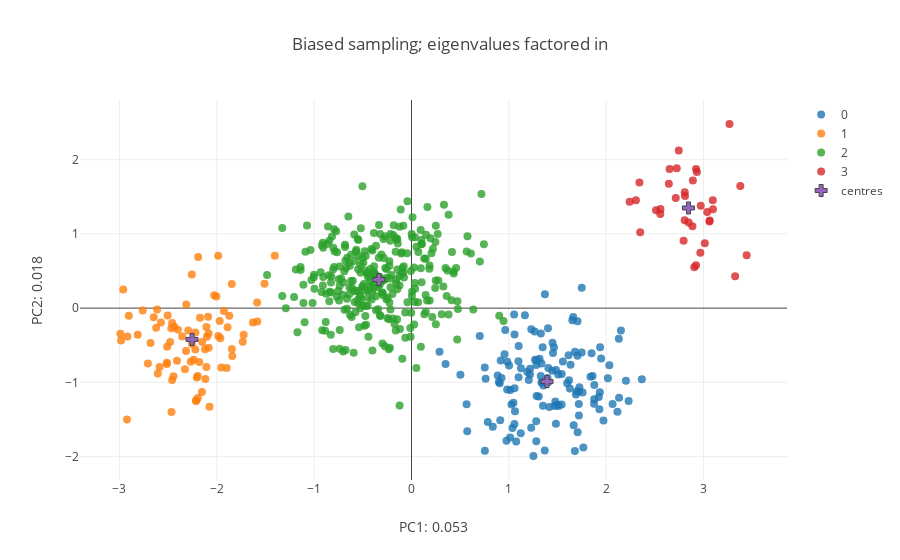

Notebook cell for this chart:
### Markdown cell above
Estimating population centroids in feature space and plot the PCA on biased-haplotype data set

### Code cell
## Calculate centroids
bias_centroids= [np.mean(bias_features[[y for y in range(bias_features.shape[0]) if labels_bias[y] == z],:],axis= 0) for z in range(N_pops)]
bias_centroids= np.array(bias_centroids)

## plot
fig_data= [go.Scatter(
        x = bias_features[[x for x in range(sum(Sizes_bias)) if labels_bias[x] == i],0],
        y = bias_features[[x for x in range(sum(Sizes_bias)) if labels_bias[x] == i],1],       
        type='scatter',
        mode= "markers",
        marker= {
        'line': {'width': 0},
        'size': 8,
        'symbol': 'circle',
      "opacity": .8
      },
      name= str(i)
    ) for i in range(N_pops)]


fig_data.append(
    go.Scatter(
        x= bias_centroids[:,0],
        y= bias_centroids[:,1],
        type= 'scatter',
        mode= 'markers',
        name= 'centres',
        marker= {
        'line': {'width': 1},
        'size': 10,
        'symbol': 'cross'
        }
    )
)

layout = go.Layout(
    title= 'Biased sampling; eigenvalues factored in',
    yaxis=dict(
        title='PC2: {}'.format(round(var_comps[1],3))),
    xaxis=dict(
    title= 'PC1: {}'.format(round(var_comps[0],3))),
)


fig = go.Figure(data=fig_data, layout=layout)
iplot(fig)

### Figure 1 — Plotly figure (JSON) as saved in the notebook; plotly's stock layout.template omitted (floating-point values rounded to 4 significant figures; data arrays with more than 128 entries replaced by an {"elided": "..."} marker saying what was removed)
{"data": [{"marker": {"line": {"width": 0}, "opacity": 0.8, "size": 8, "symbol": "circle"}, "mode": "markers", "name": "0", "type": "scatter", "x": {"elided": "130 float values"}, "y": {"elided": "130 float values"}}, {"marker": {"line": {"width": 0}, "opacity": 0.8, "size": 8, "symbol": "circle"}, "mode": "markers", "name": "1", "type": "scatter", "x": [-2.237, -2.923, -2.399, -2.409, -2.268, -2.18, -2.195, -1.889, -2.213, -2.106, -1.586, -2.205, -2.436, -1.846, -2.984, -2.22, -2.68, -2.48, -2.465, -1.724, -2.084, -1.845, -2.192, -2.256, -1.733, -1.51, -2.121, -1.954, -2.588, -2.574, -2.904, -2.09, -1.584, -2.356, -2.613, -2.459, -1.841, -2.085, -2.294, -2.027, -2.075, -1.964, -2.962, -2.106, -2.991, -1.927, -2.648, -2.102, -2.467, -1.629, -2.761, -1.899, -2.445, -2.606, -1.984, -2.514, -2.173, -1.97, -2.153, -2.15, -2.118, -2.314, -2.22, -2.213, -2.623, -2.004, -2.708, -2.196, -2.812, -1.872, -2.505, -2.511, -2.513, -2.459, -2.316, -1.986, -2.327, -1.404, -2.257, -2.918], "y": [-0.6959, -1.5, -0.2913, -0.7074, -0.7226, -0.7244, -1.21, -0.2559, -1.243, -0.7919, 0.07607, -0.9333, -0.2522, 0.3264, -0.4347, -0.5582, -0.4682, -0.4579, -1.4, -0.3602, -0.534, -0.5497, 0.6899, -0.4835, -0.4539, 0.3293, -0.5539, -0.7984, -0.7918, -0.193, -0.1023, -0.1172, -0.1795, -0.3816, -0.01922, -0.1998, -0.6449, -0.3432, -0.3013, 0.1738, -1.327, -0.4041, 0.2493, -0.253, -0.3439, -0.03903, -0.1231, -0.3848, -0.2712, -0.194, -0.03206, -0.8073, -0.9192, -0.8818, -0.3765, -0.751, -0.1293, -0.1736, -1.128, -0.4574, -0.9561, 0.04808, -0.3281, -1.25, -0.2645, 0.1562, -0.7453, -0.9129, -0.3601, -0.1012, -0.09825, -0.5188, -0.7351, -0.9694, -0.5762, 0.7051, -0.8225, 0.7072, 0.4526, -0.3825]}, {"marker": {"line": {"width": 0}, "opacity": 0.8, "size": 8, "symbol": "circle"}, "mode": "markers", "name": "2", "type": "scatter", "x": {"elided": "300 float values"}, "y": {"elided": "300 float values"}}, {"marker": {"line": {"width": 0}, "opacity": 0.8, "size": 8, "symbol": "circle"}, "mode": "markers", "name": "3", "type": "scatter", "x": [3.061, 2.241, 2.905, 2.725, 2.306, 2.972, 2.644, 3.325, 2.349, 3.443, 2.847, 2.715, 3.013, 3.096, 2.968, 2.556, 2.512, 2.923, 2.558, 2.652, 2.932, 3.064, 2.886, 3.098, 2.81, 2.746, 3.038, 3.378, 3.267, 2.342, 2.807, 2.924, 2.807, 2.891, 2.796], "y": [1.165, 1.434, 0.549, 1.884, 1.454, 1.379, 1.676, 0.4293, 1.023, 0.713, 1.154, 1.482, 0.873, 1.454, 0.7454, 1.269, 1.317, 0.5786, 1.335, 1.873, 1.833, 1.181, 1.103, 1.332, 1.511, 2.124, 1.294, 1.646, 2.48, 1.694, 1.562, 1.873, 1.184, 1.719, 0.9081]}, {"marker": {"line": {"width": 1}, "size": 10, "symbol": "cross"}, "mode": "markers", "name": "centres", "type": "scatter", "x": [1.392, -2.254, -0.3341, 2.846], "y": [-0.9895, -0.422, 0.3839, 1.349]}], "layout": {"title": "Biased sampling; eigenvalues factored in", "xaxis": {"title": "PC1: 0.053"}, "yaxis": {"title": "PC2: 0.018"}}}
